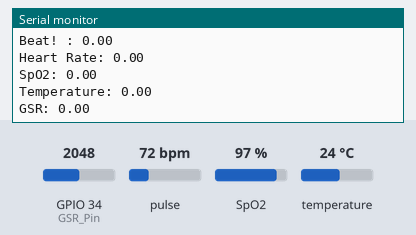
The sketch below on a simulated ESP32. Shown: the last lines printed to the serial monitor. Inputs (shaded band) come from the test bench; at power-on: pulse 72 bpm, temperature 24 °C, GPIO 34 (GSR_Pin) = 2048, SpO2 97 %. WiFi joins after 1.5 s; servers stay silent unless stated.

Above: at 2.7 s.
2.8 s: pulse set to 42 bpm
At 4.2 s:
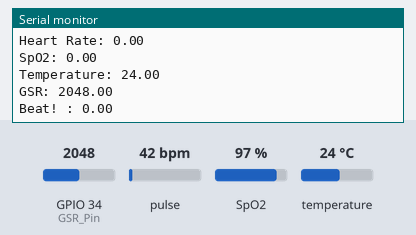
4.3 s: temperature set to 12 °C
At 5.7 s:
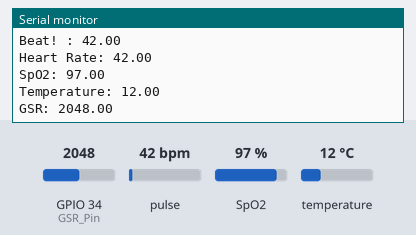
5.8 s: GPIO 34 (GSR_Pin) set to 1960
At 7.1 s:
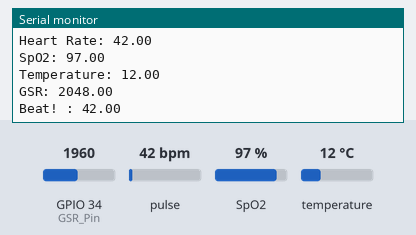
7.3 s: SpO2 set to 80 %
At 8.4 s:
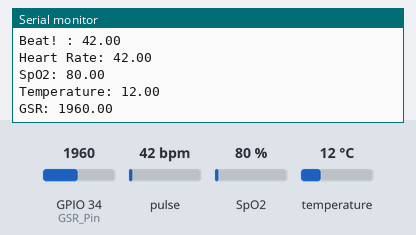
8.8 s: temperature set to 19 °C
At 10.2 s:
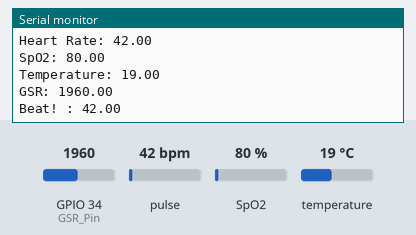
10.3 s: GPIO 34 (GSR_Pin) set to 2040
At 12.4 s:
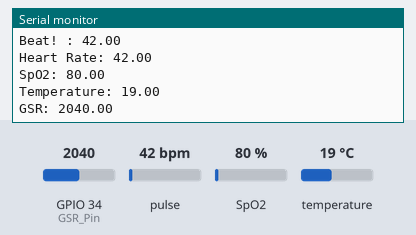
Timing chart, 0 to 12.8 s (numbered marks = the images above; inputs shaded):
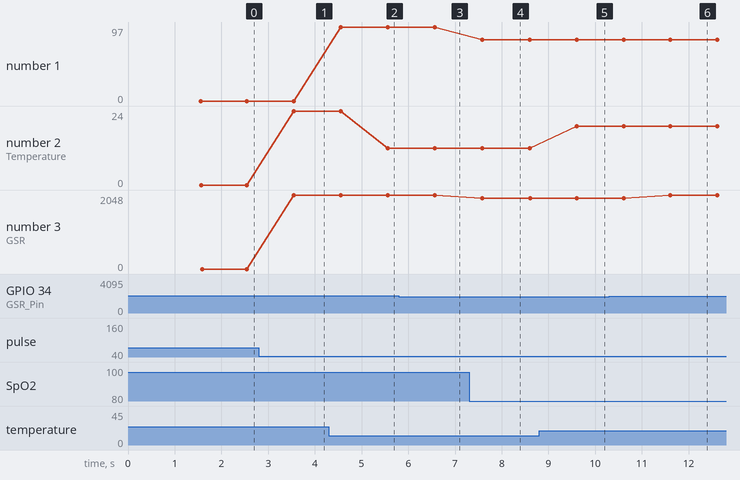

Measured:
- after the input at 4.3 s, the serial monitor: prints a new line after 1.3 s (image 2)
- after the input at 7.3 s, the serial monitor: prints a new line after 0.28 s (image 4)
- after the input at 8.8 s, the serial monitor: prints a new line after 0.80 s (image 5)
- after the input at 10.3 s, the serial monitor: prints a new line after 1.3 s (image 6)
- plotted number 1: 97 → 80 after the input at 7.3 s
- plotted number 2: 24 → 12 after the input at 4.3 s, 12 → 19 after the input at 8.8 s
- plotted number 3: 1960 → 2040 after the input at 10.3 s

The sketch:

stress_monitor.ino
```cpp
#include <WiFi.h>
#include <Firebase_ESP_Client.h>
#include <OneWire.h>
#include <DallasTemperature.h>
#include <Wire.h>
#include "addons/TokenHelper.h"
#include "addons/RTDBHelper.h"
#include "MAX30100_PulseOximeter.h"

#define REPORTING_PERIOD_MS 1000
#define FIREBASE_UPDATE_INTERVAL 8000

// WiFi Credentials
const char* ssid = "YOUR_WIFI_SSID";
const char* password = "YOUR_WIFI_PASSWORD";

// Firebase Credentials
#define DATABASE_URL "YOUR_FIREBASE_DATABASE_URL"
#define API_KEY "YOUR_FIREBASE_API_KEY"

#define GSR_Pin 34

FirebaseData fbdo;
FirebaseConfig config;
FirebaseAuth auth;

PulseOximeter pox;

uint32_t tsLastReport = 0;

#define ONE_WIRE_BUS 4

OneWire oneWire(ONE_WIRE_BUS);
DallasTemperature sensors(&oneWire);

DeviceAddress tempDeviceAddress;

int resolution = 12;
unsigned long lastTempRequest = 0;
int delayInMillis = 0;

float temperature = 0.0;
float heartRate = 0.0;
float spo2 = 0.0;
float gsr = 0.0;

unsigned long lastFirebaseUpdate = 0;

bool signupOK = false;

void onBeatDetected()
{
    Serial.print("Beat! : ");
    Serial.println(heartRate);
}

void configureMax30100()
{
    pox.setIRLedCurrent(MAX30100_LED_CURR_7_6MA);
    pox.setOnBeatDetectedCallback(onBeatDetected);
}

void setup()
{
    Serial.begin(9600);

    Serial.println("Stress Monitoring System");

    WiFi.begin(ssid, password);

    Serial.print("Connecting to WiFi");

    while (WiFi.status() != WL_CONNECTED)
    {
        Serial.print(".");
        delay(500);
    }

    Serial.println();
    Serial.print("Connected IP: ");
    Serial.println(WiFi.localIP());

    config.api_key = API_KEY;
    config.database_url = DATABASE_URL;

    if (Firebase.signUp(&config, &auth, "", ""))
    {
        signupOK = true;
        Serial.println("Firebase Signup OK");
    }
    else
    {
        Serial.printf("%s\n",
                      config.signer.signupError.message.c_str());
    }

    config.token_status_callback = tokenStatusCallback;

    Firebase.begin(&config, &auth);
    Firebase.reconnectWiFi(true);

    sensors.begin();

    if (!sensors.getAddress(tempDeviceAddress, 0))
    {
        Serial.println("DS18B20 Not Found");
    }

    sensors.setResolution(tempDeviceAddress, resolution);
    sensors.setWaitForConversion(false);
    sensors.requestTemperatures();

    delayInMillis = 750 / (1 << (12 - resolution));
    lastTempRequest = millis();

    Wire.setClock(400000UL);

    Serial.print("Initializing MAX30100...");

    if (!pox.begin())
    {
        Serial.println("FAILED");
        while (1);
    }
    else
    {
        Serial.println("SUCCESS");
    }

    configureMax30100();
}

void loop()
{
    pox.update();

    if (millis() - lastTempRequest >= 2000)
    {
        temperature = sensors.getTempCByIndex(0);

        gsr = analogRead(GSR_Pin);

        resolution++;

        if (resolution > 12)
            resolution = 9;

        sensors.setResolution(tempDeviceAddress, resolution);

        sensors.requestTemperatures();

        delayInMillis = 750 / (1 << (12 - resolution));

        lastTempRequest = millis();
    }

    if (millis() - tsLastReport > REPORTING_PERIOD_MS)
    {
        heartRate = pox.getHeartRate();
        spo2 = pox.getSpO2();

        tsLastReport = millis();

        Serial.print("Heart Rate: ");
        Serial.println(heartRate);

        Serial.print("SpO2: ");
        Serial.println(spo2);

        Serial.print("Temperature: ");
        Serial.println(temperature);

        Serial.print("GSR: ");
        Serial.println(gsr);
    }

    if (millis() - lastFirebaseUpdate >= FIREBASE_UPDATE_INTERVAL)
    {
        pox.shutdown();

        if (heartRate > 40 && heartRate < 240)
        {
            Firebase.RTDB.setFloat(
                &fbdo,
                "/health-monitor/heart_rate",
                heartRate);
        }

        if (spo2 > 70)
        {
            Firebase.RTDB.setFloat(
                &fbdo,
                "/health-monitor/spo2",
                spo2);
        }

        Firebase.RTDB.setFloat(
            &fbdo,
            "/health-monitor/temperature",
            temperature);

        Firebase.RTDB.setFloat(
            &fbdo,
            "/health-monitor/gsr",
            gsr);

        pox.resume();

        lastFirebaseUpdate = millis();
    }

    delay(1);
}
```
